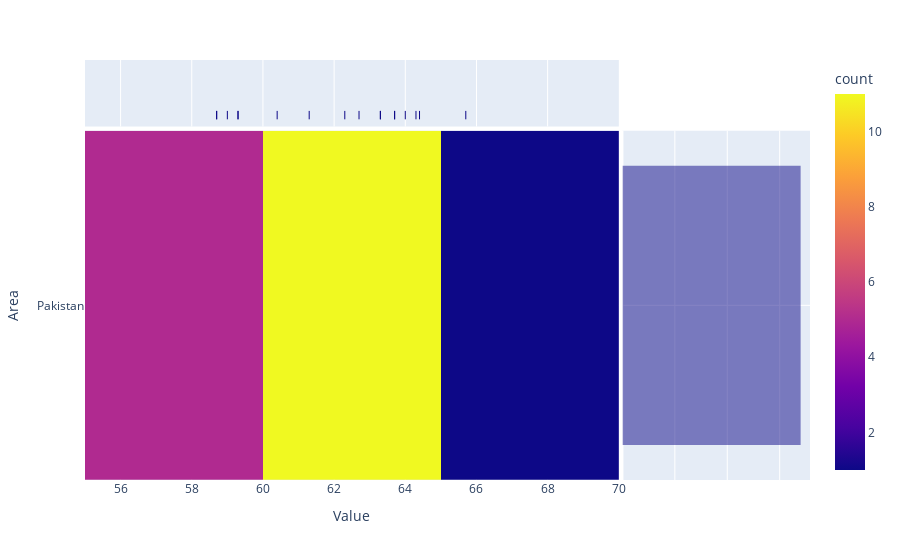

Write notebook code for a chart like this one.
### Code cell
import plotly.express as px
df = df = pd.read_csv(r'C:\Users\Blue\Desktop\FAOSTAT_Assignment_chilla\pak1.csv')
fig = px.density_heatmap(df, x="Value", y="Area", marginal_x="rug", marginal_y="histogram")
fig.show()

### Figure 1 — Plotly figure (JSON) as saved in the notebook; plotly's stock layout.template omitted (floating-point values rounded to 4 significant figures)
{"data": [{"coloraxis": "coloraxis", "hovertemplate": "Value=%{x}<br>Area=%{y}<br>count=%{z}<extra></extra>", "name": "", "type": "histogram2d", "x": [59.3, 58.7, 58.7, 59, 59.3, 60.4, 61.3, 62.3, 62.7, 63.3, 63.7, 64.3, 64, 63.7, 63.3, 64.4, 65.7], "xaxis": "x", "xbingroup": "x", "y": ["Pakistan", "Pakistan", "Pakistan", "Pakistan", "Pakistan", "Pakistan", "Pakistan", "Pakistan", "Pakistan", "Pakistan", "Pakistan", "Pakistan", "Pakistan", "Pakistan", "Pakistan", "Pakistan", "Pakistan"], "yaxis": "y", "ybingroup": "y"}, {"alignmentgroup": "True", "boxpoints": "all", "fillcolor": "rgba(255,255,255,0)", "hoveron": "points", "hovertemplate": "Value=%{x}<extra></extra>", "jitter": 0, "legendgroup": "", "line": {"color": "rgba(255,255,255,0)"}, "marker": {"color": "#0d0887", "symbol": "line-ns-open"}, "name": "", "offsetgroup": "", "showlegend": false, "type": "box", "x": [59.3, 58.7, 58.7, 59, 59.3, 60.4, 61.3, 62.3, 62.7, 63.3, 63.7, 64.3, 64, 63.7, 63.3, 64.4, 65.7], "xaxis": "x3", "yaxis": "y3"}, {"alignmentgroup": "True", "bingroup": "y", "hovertemplate": "Area=%{y}<br>count=%{x}<extra></extra>", "legendgroup": "", "marker": {"color": "#0d0887"}, "name": "", "offsetgroup": "", "opacity": 0.5, "showlegend": false, "type": "histogram", "xaxis": "x2", "y": ["Pakistan", "Pakistan", "Pakistan", "Pakistan", "Pakistan", "Pakistan", "Pakistan", "Pakistan", "Pakistan", "Pakistan", "Pakistan", "Pakistan", "Pakistan", "Pakistan", "Pakistan", "Pakistan", "Pakistan"], "yaxis": "y2"}], "layout": {"barmode": "overlay", "coloraxis": {"colorbar": {"title": {"text": "count"}}, "colorscale": [[0, "#0d0887"], [0.1111, "#46039f"], [0.2222, "#7201a8"], [0.3333, "#9c179e"], [0.4444, "#bd3786"], [0.5556, "#d8576b"], [0.6667, "#ed7953"], [0.7778, "#fb9f3a"], [0.8889, "#fdca26"], [1, "#f0f921"]]}, "legend": {"tracegroupgap": 0}, "margin": {"t": 60}, "xaxis": {"anchor": "y", "domain": [0, 0.7363], "title": {"text": "Value"}}, "xaxis2": {"anchor": "y2", "domain": [0.7413, 1], "matches": "x2", "showgrid": true, "showline": false, "showticklabels": false, "ticks": ""}, "xaxis3": {"anchor": "y3", "domain": [0, 0.7363], "matches": "x", "showgrid": true, "showticklabels": false}, "xaxis4": {"anchor": "y4", "domain": [0.7413, 1], "matches": "x2", "showgrid": true, "showline": false, "showticklabels": false, "ticks": ""}, "yaxis": {"anchor": "x", "domain": [0, 0.8316], "title": {"text": "Area"}}, "yaxis2": {"anchor": "x2", "domain": [0, 0.8316], "matches": "y", "showgrid": true, "showticklabels": false}, "yaxis3": {"anchor": "x3", "domain": [0.8416, 1], "matches": "y3", "showgrid": false, "showline": false, "showticklabels": false, "ticks": ""}, "yaxis4": {"anchor": "x4", "domain": [0.8416, 1], "matches": "y3", "showgrid": true, "showline": false, "showticklabels": false, "ticks": ""}}}
